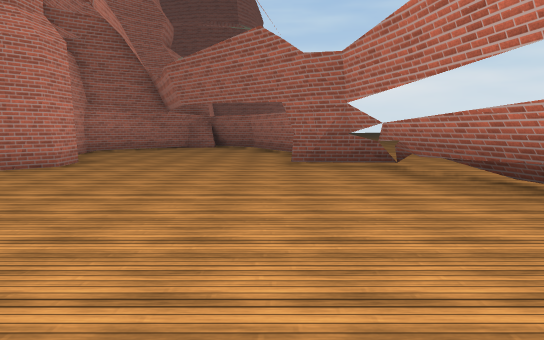
View 1 (above)

17 first-person views from a walk through a 3-D level made in the Unity game engine. The camera is 1.3 m above the floor, tilts 6° down and sees 70° across. The floor is counted in squares, 2 m on a side. Each view is taken from the middle of a square. On the plan, view 1 faces up. The plan holds only what a view shows up to about 11 squares ahead; the rest is blank. The place goes on beyond the plan. Surface patterns are stand-ins for the level's own textures.

View 2
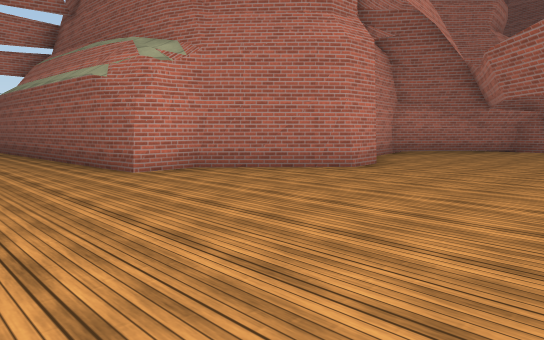

View 3
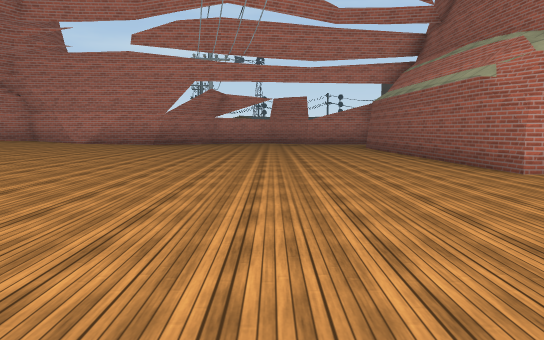

View 4
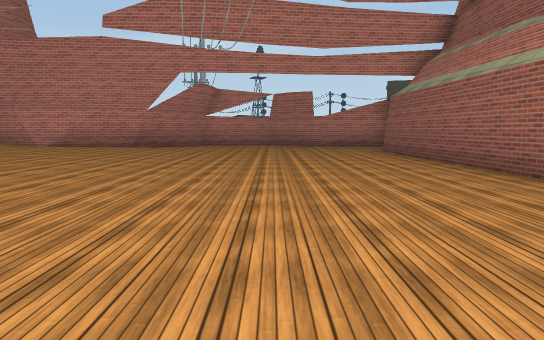

View 5
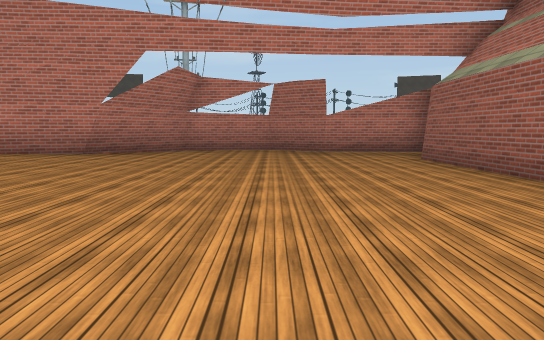

View 6
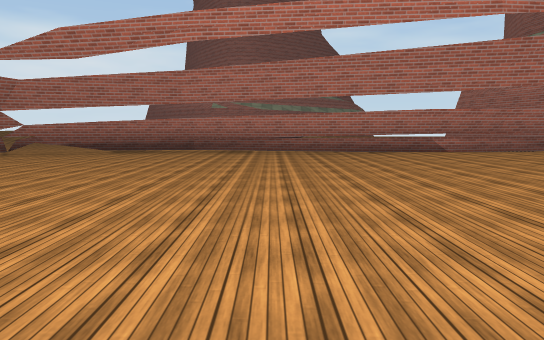

View 7
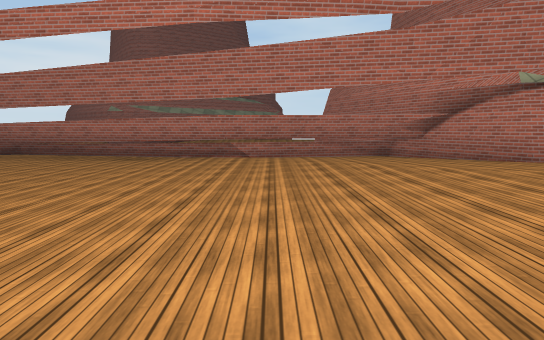

View 8
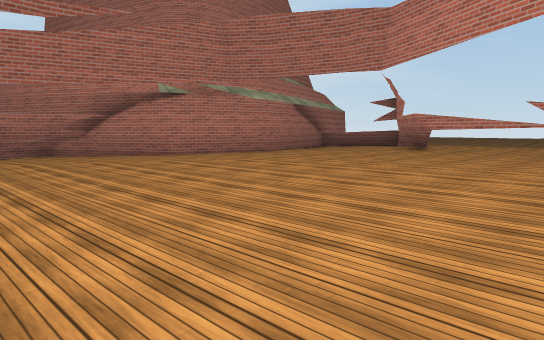

View 9
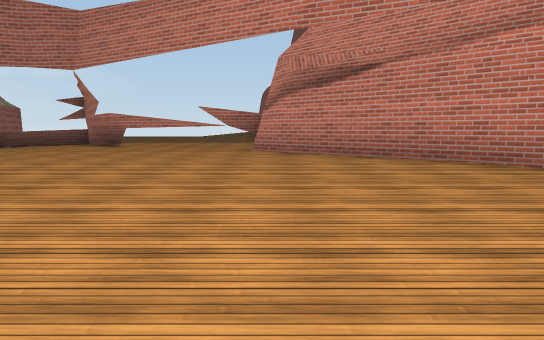

View 10
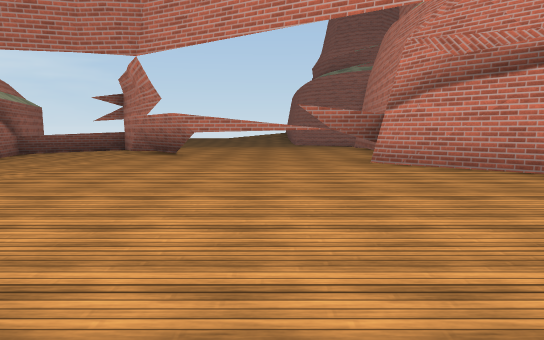

View 11
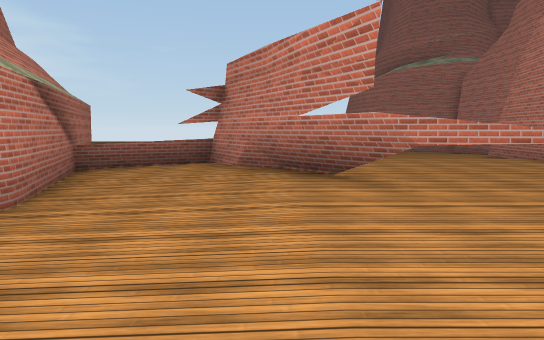

View 12
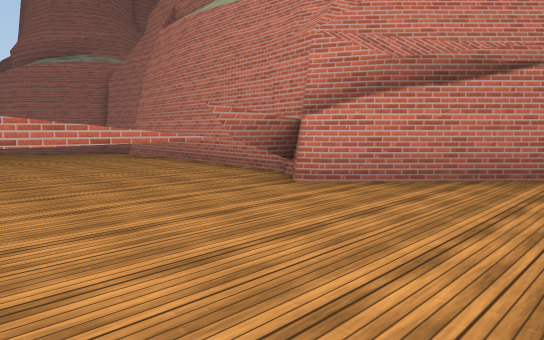

View 13
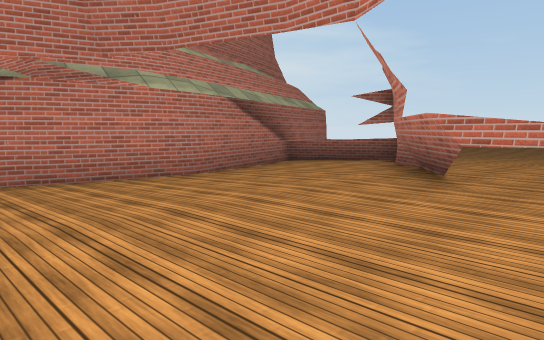

View 14
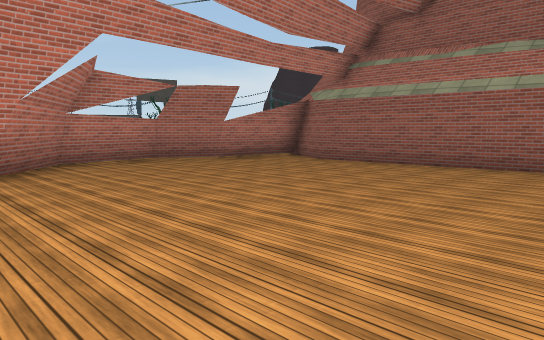

View 15
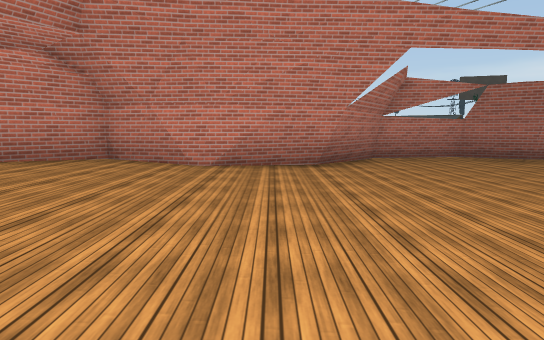

View 16
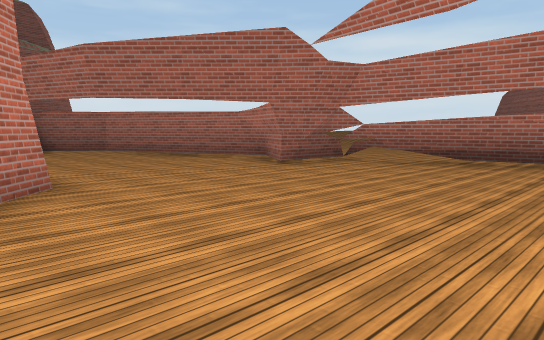

View 17
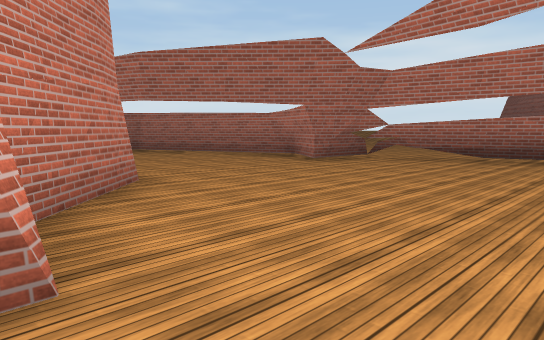

### Floor plan
Key: @ floor where view 1 was taken; # wall or solid block; . main floor; : floor 0.25 m higher than the main floor; + floor 0.5 m higher than the main floor; = window, fence, low wall or low ledge; ^ raised ledge.
Columns run from 16 left of view 1 to 3 right of it. Each row starts with its distance up from view 1.
 14              ###
 13             #  ##
 12            ##.  #
 11            #..  #
 10            #...  #
  9             .... #
  8             #....#
  7            ##....#=
  6           ##......#
  5           #.......#=
  4  ##########.......#=
  3  #.................#
  2 ##.................#
  1 #..................#
  0 #...............@.#=
 -1 #.................##
 -2 #.................#
 -3 ##................#
 -4  ##:::::::::::::::#
 -5   ##::::::::::::::#
 -6    #::::::::::::::#
 -7    #+++++++++++:::#
 -8    #+++++++++++:::#
 -9    ##++++++++++::##
-10     ##+++++++++###
-11      ##++++++++#
-12       ##+++++++#
-13        #^^#++++#
-14       #^^^^#+++##
-15       #^^^^^#++:#
-16       #^^^^^#++^#
-17       #^^^^^^#^^#
-18       #^^^ ^^   ^
-19       #^^^ ^^

Where each view was taken, in squares from view 1:
view 1: 0 up, 0 right, facing up
view 2: 1 up, 0 right, facing up-left
view 3: 0 up, 0 right, facing left
view 4: 0 up, 2 left, facing left
view 5: 0 up, 5 left, facing left
view 6: 0 up, 8 left, facing right
view 7: 5 down, 8 left, facing right
view 8: 5 down, 9 left, facing down-right
view 9: 4 down, 9 left, facing down
view 10: 6 down, 7 left, facing down
view 11: 9 down, 4 left, facing down
view 12: 9 down, 5 left, facing down-left
view 13: 9 down, 7 left, facing down-right
view 14: 5 down, 7 left, facing up-left
view 15: 5 down, 6 left, facing left
view 16: 2 up, 5 left, facing up-right
view 17: 2 up, 6 left, facing up-right
